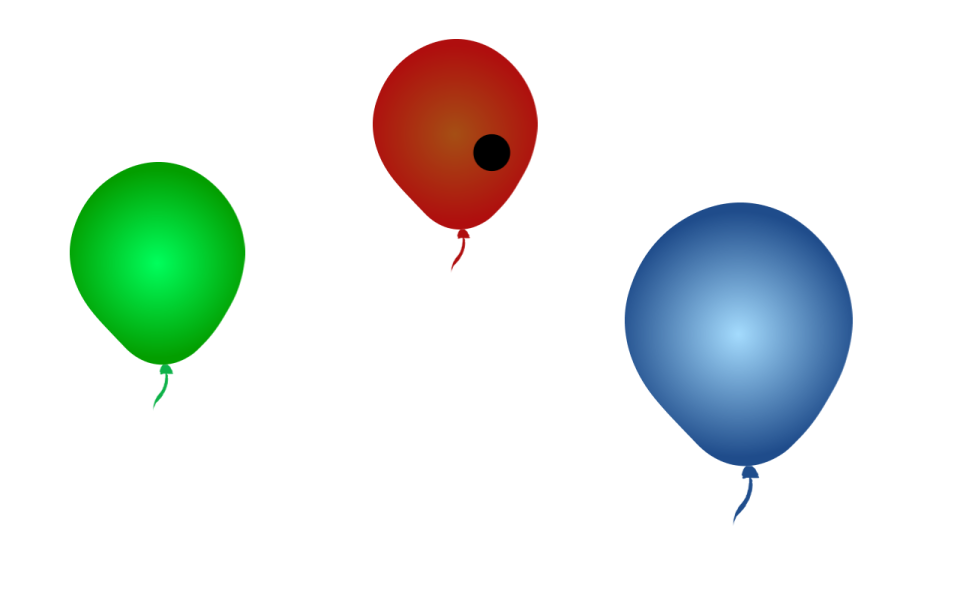
#> input picture Resized_Balloon/AllBalloon.png, 960 x 600 px, found by its file name
$ python detection_of_hit.py
#> lines starting #> are read from the running program, lines starting #| are printed output that depends on the picture; after the words box and inside, x2 and y2 are one past the last pixel; in counts of white or black regions, pixels touching at a corner belong together
import cv2 as cv
import numpy as np

img = cv.imread("Balloon/AllBalloon.png")
#> img is the input picture: shape (600, 960, 3); mean B, G, R 228.8, 232.8, 225.5
cv.imshow("AllBalloon",img)
gray = cv.cvtColor(img,cv.COLOR_BGR2GRAY)
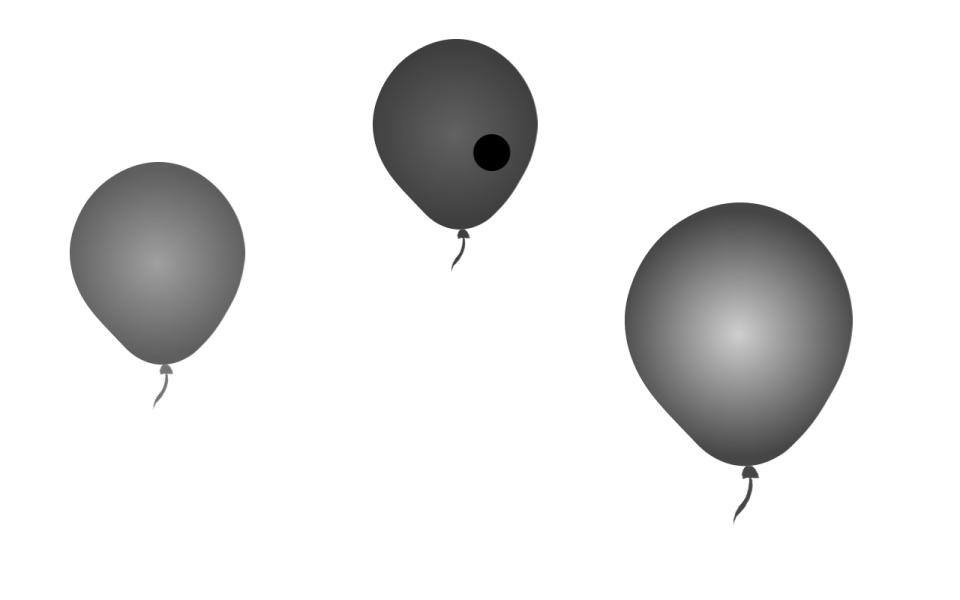
#> gray: shape (600, 960); min 0, max 255, mean 230.2
cv.imshow("Gray",gray)
canny = cv.Canny(gray,50,150)
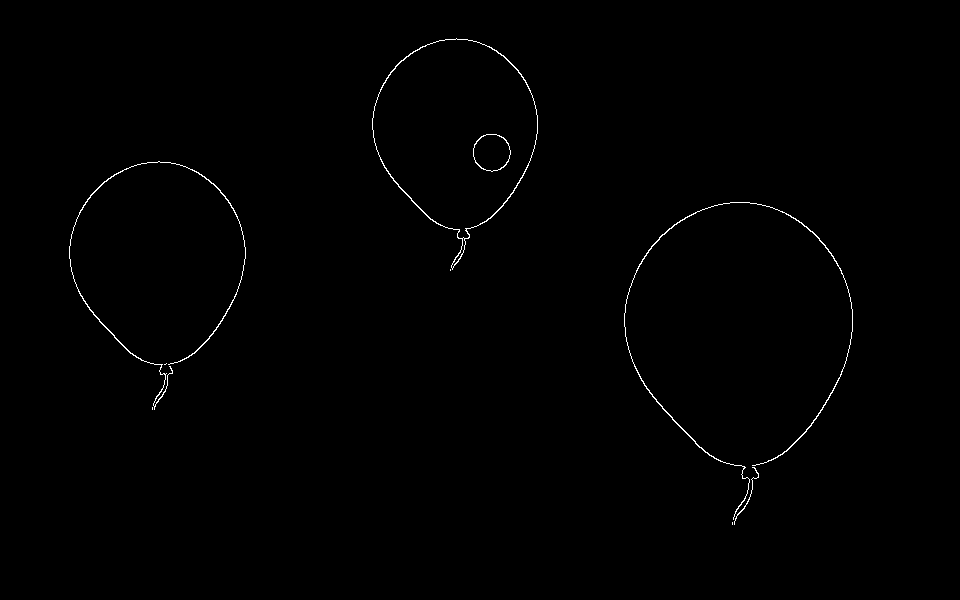
#> canny: shape (600, 960); 0.48% white in thin lines or dots, all inside (x1, y1, x2, y2) = (69, 38, 853, 525)
cv.imshow("Canny",canny)
contours, hierarchies = cv.findContours(canny, cv.RETR_LIST, cv.CHAIN_APPROX_SIMPLE)
#> contours = 12 contours, 5 with area under 20; largest, box (x1, y1, x2, y2) and area: (372, 38, 538, 270) 23720, (372, 38, 538, 239) 23434, (473, 134, 511, 172) 1080, (473, 134, 511, 172) 1049, (624, 202, 853, 520) 255, (69, 161, 246, 410) 209, (451, 237, 466, 269) 86
contours_poly = [None]*len(contours)
#> contours_poly = 12 items
centers = [None]*len(contours)
#> centers = 12 items
radius = [None]*len(contours)
#> radius = 12 items
for i,c in enumerate(contours):
    contours_poly[i] = cv.approxPolyDP(c, 3, True)
    centers[i], radius[i] = cv.minEnclosingCircle(contours_poly[i])
#> this loop made 12 passes
#> c on passes 1, 3, 4, 5: [[732, 522], [732, 524]], [[152, 407], [152, 409]], [[166, 363], [165, 364], [164, 364], [165, 364]], [[450, 269], [450, 270]]
#> after the loop, centers = [(732, 522), (744, 495.5), (152, 407), (166, 363), (450, 269), (457.5, 252.5), (739.5, 360.4), (156.5, 285), (491.4, 152), (491.2, 152.1), (461.5, 138), (454, 153.5)]; contours_poly = 12 contours, 5 with area under 20; largest, box (x1, y1, x2, y2) and area: (372, 38, 538, 270) 23386, (372, 38, 538, 239) 23030, (473, 134, 510, 171) 1007, (473, 134, 510, 171) 978, (624, 202, 853, 520) 432, (69, 161, 246, 410) 177, (452, 237, 464, 269) 82; radius = [0.0001, 30.2, 0.0001, 0.0001, 0.0001, 16.45, 158.7, 124, 18.82, 19.06, 100.2, 115.5]
drawing = np.zeros((canny.shape[0], canny.shape[1], 3), dtype=np.uint8)
for i in range(len(contours)):
    cv.circle(drawing, (int(centers[i][0]), int(centers[i][1])), int(radius[i]), [0,255,0], 2)
#> this loop made 12 passes
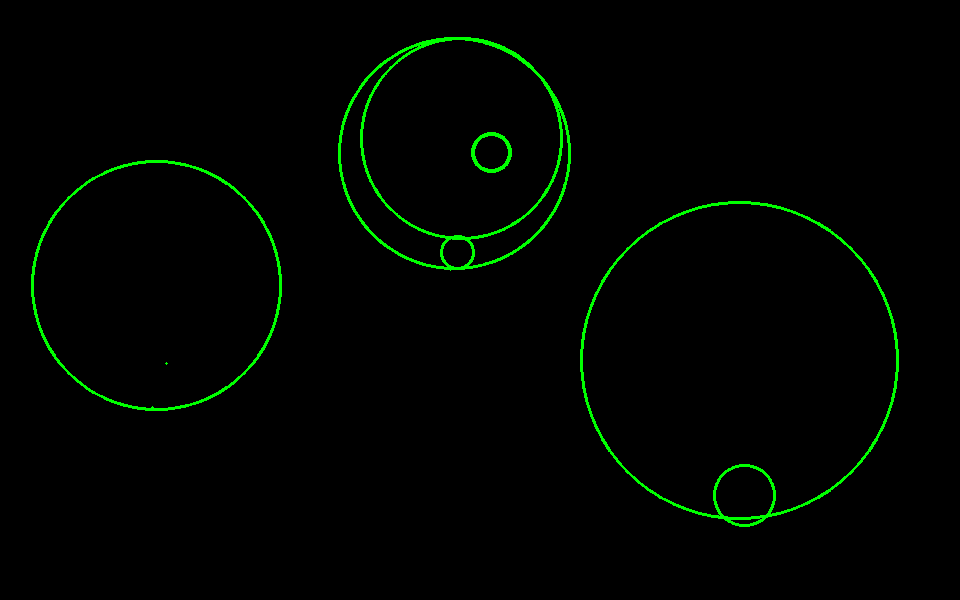
#> drawing: shape (600, 960, 3); mean of channels 0, 1, 2 0, 4.5, 0; drawn as B, G, R
cv.imshow("Circle",drawing)
cv.waitKey(0)
cv.destroyAllWindows()

$ run again, with Resized_Balloon/Red_Balloon_hit.png copied over Resized_Balloon/AllBalloon.png
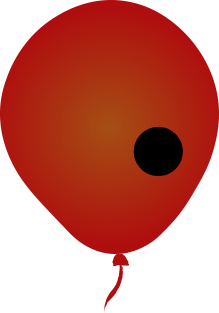
#> input picture Resized_Balloon/Red_Balloon_hit.png, 219 x 313 px, found by its file name
#> img is the input picture: shape (313, 219, 3); mean B, G, R 108.5, 120.2, 199.3
#> `canny = cv.Canny(gray,50,150)`:
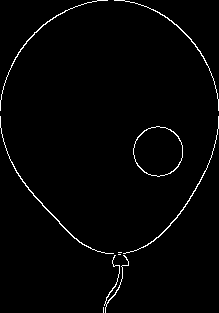
#> canny: shape (313, 219); 1.7% white in thin lines or dots
#> contours = 10 contours, 3 with area under 20; largest, box (x1, y1, x2, y2) and area: (133, 126, 183, 177) 1911, (133, 126, 183, 177) 1873, (0, 116, 114, 254) 74, (123, 116, 219, 254) 58, (114, 0, 219, 111) 46, (0, 0, 108, 111) 46, (104, 255, 129, 313) 28
#> `contours_poly = [None]*len(contours)`: contours_poly = 10 items
#> the loop `for i,c in enumerate(contours):` made 10 passes
#> c on passes 1, 3, 4: [[103, 307], [103, 312]], [[118, 254], [120, 254]], [[118, 252], [121, 252]]
#> after the loop `for i,c in enumerate(contours):`: centers = [(103, 309.5), (114.5, 283.5), (118, 254), (118, 252), (157.7, 151), (157.8, 151), (170.5, 184.5), (56.5, 184.5), (166, 55), (53.5, 55)]; contours_poly = 10 contours, 3 with area under 20; largest, box (x1, y1, x2, y2) and area: (133, 126, 183, 177) 1767, (133, 126, 183, 177) 1724, (0, 116, 114, 254) 68, (123, 116, 219, 254) 52, (105, 255, 129, 313) 48, (114, 0, 219, 111) 46, (0, 0, 108, 111) 40; radius = [2.5, 30.04, 0.0001, 0.0001, 25.05, 25.12, 83.36, 88.79, 75.69, 76.73]
#> the loop `for i in range(len(contours)):` made 10 passes
#> after the loop `for i in range(len(contours)):`:
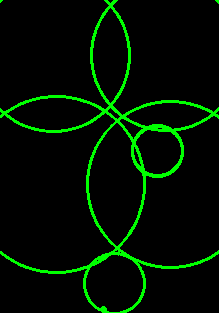
#> drawing: shape (313, 219, 3); mean of channels 0, 1, 2 0, 17.3, 0; drawn as B, G, R
